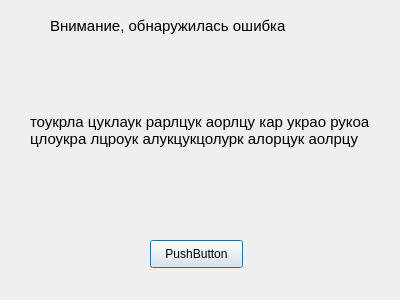
<?xml version="1.0" encoding="UTF-8"?>
<ui version="4.0">
 <class>Dialog</class>
 <widget class="QDialog" name="Dialog">
  <property name="geometry">
   <rect>
    <x>0</x>
    <y>0</y>
    <width>400</width>
    <height>300</height>
   </rect>
  </property>
  <property name="windowTitle">
   <string>Dialog</string>
  </property>
  <widget class="QLabel" name="label">
   <property name="geometry">
    <rect>
     <x>50</x>
     <y>10</y>
     <width>301</width>
     <height>31</height>
    </rect>
   </property>
   <property name="font">
    <font>
     <pointsize>11</pointsize>
    </font>
   </property>
   <property name="text">
    <string>Внимание, обнаружилась ошибка</string>
   </property>
  </widget>
  <widget class="QLabel" name="label_2">
   <property name="geometry">
    <rect>
     <x>30</x>
     <y>60</y>
     <width>351</width>
     <height>141</height>
    </rect>
   </property>
   <property name="font">
    <font>
     <pointsize>11</pointsize>
     <strikeout>false</strikeout>
    </font>
   </property>
   <property name="mouseTracking">
    <bool>false</bool>
   </property>
   <property name="tabletTracking">
    <bool>false</bool>
   </property>
   <property name="acceptDrops">
    <bool>false</bool>
   </property>
   <property name="autoFillBackground">
    <bool>false</bool>
   </property>
   <property name="text">
    <string>тоукрла цуклаук рарлцук аорлцу кар украо рукоа цлоукра лцроук алукцукцолурк алорцук аолрцу </string>
   </property>
   <property name="scaledContents">
    <bool>false</bool>
   </property>
   <property name="wordWrap">
    <bool>true</bool>
   </property>
  </widget>
  <widget class="QPushButton" name="pushButton">
   <property name="geometry">
    <rect>
     <x>150</x>
     <y>240</y>
     <width>93</width>
     <height>28</height>
    </rect>
   </property>
   <property name="text">
    <string>PushButton</string>
   </property>
  </widget>
 </widget>
 <resources/>
 <connections/>
</ui>
